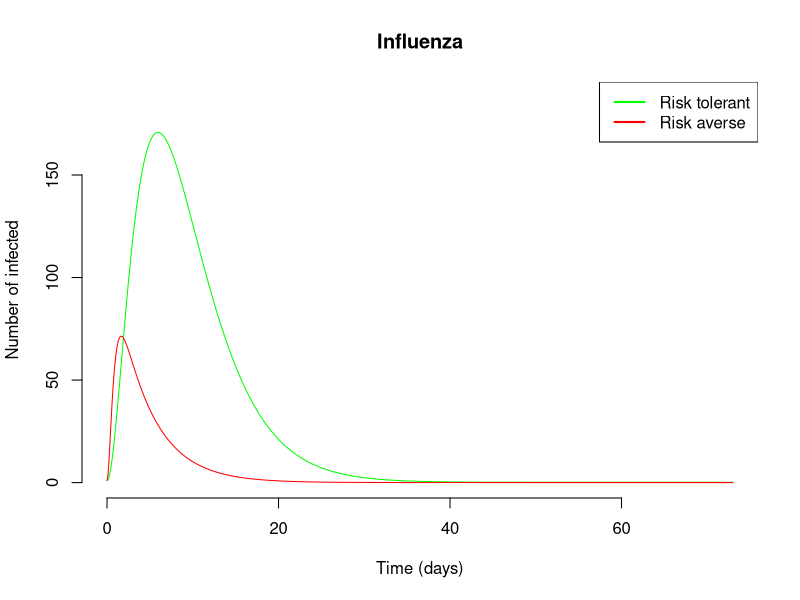
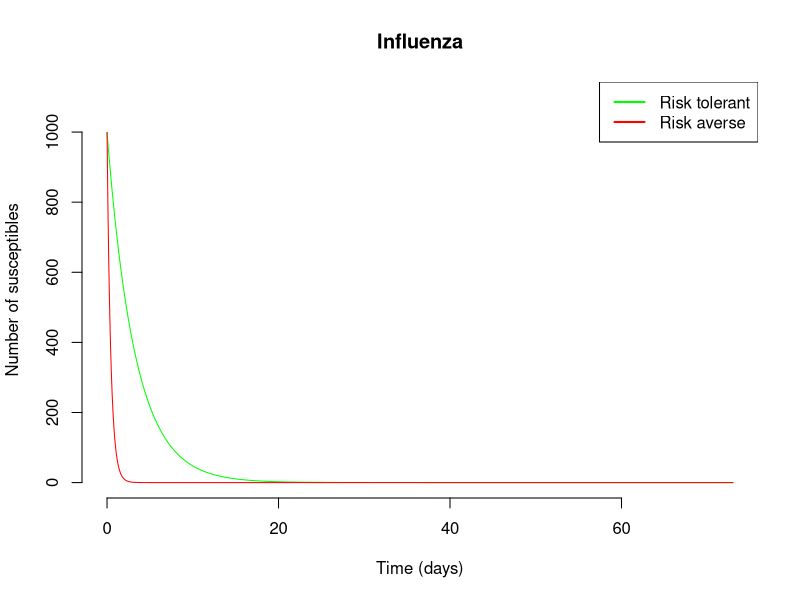

Write the R code that produced these figures, in order.
library(deSolve)# Load libary to be used for numerical integration

seirv_params <- list(
  a = 0.05,
  beta_AA = 2.1,
  beta_AT = 0.2,
  beta_TA = 0.2,
  beta_TT = 0.1,
  gamma = 1/4,#incubation rate 
  tau = 1/365,#loss immunity rate
  delta = 1/10,#recovery rate
  nu = 1/(0.4*365),#vaccination rate
  b = 1/(70*365),#birth rate
  epsilon = 0.1#disease death rate 
)

#Initial state
flu_zero <- c(S_A = 999, E_A = 0, I_A = 1, R_A = 0, V_A = 0,
              S_T = 999, E_T = 0, I_T = 1, R_T = 0, V_T = 0)


fn.control <- function(t, cMax, cRate, cHalf){
  min(1,1-cMax/(1+exp(-cRate*(t-cHalf))))
}

seirv <- function(t, y, parms){
  with(c(as.list(y), parms), {
    N_A <- S_A + E_A + I_A + R_A + V_A
    N_T <- S_T + E_T + I_T + R_T + V_T
    N <- N_A + N_T; I <- I_A+I_T
    mu = b#background death rate
    # lambda_AA <- beta_AA*I_A/N_A; lambda_TA <- beta_TA*I_T/N_T;
    # lambda_TT <- beta_TT*I_T/N_T; lambda_AT <- beta_AT*I_A/N_A;
    # lambda_AA <- beta_AA * exp(-a*I_A/N_A); lambda_TA <- beta_TA * exp(-a*I_T/N_T);
    # lambda_TT <- beta_TT * exp(-a*I_T/N_T); lambda_AT <- beta_AT * exp(-a*I_A/N_A);
    lambda_AA <- beta_AA * exp(-a*I/N); lambda_TA <- beta_TA * exp(-a*I/N);
    lambda_TT <- beta_TT * exp(-a*I/N); lambda_AT <- beta_AT * exp(-a*I/N);
    #
    # FOI_AA <- lambda_AA * fn.control(t,1.0, 0.2,0.5) * (I_A+I_T)/(N_A+N_T); FOI_TA <- lambda_TA * fn.control(t,1.0, 0.2,0.5) * (I_A+I_T)/(N_A+N_T);
    # FOI_TT <- lambda_TT * fn.control(t,1.0, 0.2,0.5) * (I_A+I_T)/(N_A+N_T); FOI_AT <- lambda_AT * fn.control(t,1.0, 0.2,0.5) * (I_A+I_T)/(N_A+N_T);
    # FOI_AA <- lambda_AA * I/N; FOI_TA <- lambda_TA * I_T/N;
    # FOI_TT <- lambda_TT * I/N; FOI_AT <- lambda_AT * I_A/N;
    # risk averse
    dS_Adt <- (b*N_A + tau * V_A) - (mu + nu + lambda_AA + lambda_TA)*S_A
    dE_Adt <- (lambda_AA + lambda_TA) * S_A - (gamma + mu) * E_A
    # dS_Adt <- (b*N_A + tau * V_A) - (mu + nu + FOI_AA + FOI_TA)*S_A
    # dE_Adt <- (FOI_AA + FOI_TA) * S_A - (gamma + mu) * E_A
    dI_Adt <- gamma * E_A - (delta + beta_AA + beta_AT + epsilon + mu) * I_A
    dR_Adt <- delta * I_A - mu * R_A
    dV_Adt <- nu * S_A - (tau + mu) * V_A
    #risk tolerant
    dS_Tdt <- (b*N_T + tau * V_T) - (mu + nu + lambda_TT + lambda_AT)*S_T
    dE_Tdt <- (lambda_TT + lambda_AT) * S_T - (gamma + mu) * E_T
    # dS_Tdt <- (b*N_T + tau * V_T) - (mu + nu + FOI_TT + FOI_AT)*S_T
    # dE_Tdt <- (FOI_TT + FOI_AT) * S_T - (gamma + mu) * E_T
    dI_Tdt <- gamma * E_T - (delta + beta_TT + beta_TA + epsilon + mu) * I_T
    dR_Tdt <- delta * I_T - mu * R_T
    dV_Tdt <- nu * S_T - (tau + mu) * V_T
    return(list(c(dS_Adt, dE_Adt, dI_Adt, dR_Adt, dV_Adt, dS_Tdt, dE_Tdt, dI_Tdt, dR_Tdt, dV_Tdt)))
  })
}

seirv(0.1, flu_zero, seirv_params)

#Set the time
num_years <- 0.2
time.out <- seq(0, num_years*365, by=0.1)

ts_seirv <- data.frame(lsoda(
  y = flu_zero,               # Initial conditions for population
  times = time.out,             # Timepoints for evaluation
  func = seirv,                   # Function to evaluate
  parms = seirv_params      # Vector of parameters
))


max_y <- max(c(max(ts_seirv$I_T), max(ts_seirv$I_A)))


plot(ts_seirv$time,               # Time on the x axis
     ts_seirv$I_T,                  # Number infected (I) on the y axis
     xlab = "Time (days)",     # Label the x axis
     ylab = "Number of infected",  # Label the y axis
     main = "Influenza",    # Plot title
     xlim = c(0, num_years*365),           #
     ylim = c(0, max_y * 1.1),
     col="green",
     type = "l",                # Use a line plot
     bty = "n")                 # Remove the box around the plot


lines(ts_seirv$time, ts_seirv$I_A, col="red")

legend("topright", legend = c("Risk tolerant", "Risk averse"), col = c("green", "red"), lwd = 2)

max_y <- max(c(max(ts_seirv$S_T), max(ts_seirv$S_A)))

plot(ts_seirv$time,               # Time on the x axis
     ts_seirv$S_T,                  # Number infected (I) on the y axis
     xlab = "Time (days)",     # Label the x axis
     ylab = "Number of susceptibles",  # Label the y axis
     main = "Influenza",    # Plot title
     xlim = c(0, num_years*365),           #
     ylim = c(0, max_y * 1.1),
     col="green",
     type = "l",                # Use a line plot
     bty = "n")                 # Remove the box around the plot


lines(ts_seirv$time, ts_seirv$S_A, col="red")

legend("topright", legend = c("Risk tolerant", "Risk averse"), col = c("green", "red"), lwd = 2)

##
# Plot the results
# out_long <- tidyr::pivot_longer(ts_seirv, cols = -time, names_to = "compartment", values_to = "value")
# 
# ggplot(out_long, aes(x = time, y = value, color = compartment)) +
#   geom_line() +
#   theme_bw()+
#   labs(title = "SEIR Model with Vaccination for Two Populations",
#        x = "Time (days)", y = "Number of individuals") +
#   theme_minimal()
# 
# head(ts_seirv, 20)
